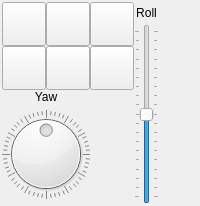
  <widget class="QDockWidget" name="navigation_window">
   <property name="windowIcon">
    <iconset resource="icons/resourcen.qrc">
     <normaloff>:/icons/gnome-web-browser.png</normaloff>:/icons/gnome-web-browser.png</iconset>
   </property>
   <property name="floating">
    <bool>false</bool>
   </property>
   <property name="windowTitle">
    <string>Camera</string>
   </property>
   <attribute name="dockWidgetArea">
    <number>4</number>
   </attribute>
   <widget class="QWidget" name="dockWidgetContents_4">
    <layout class="QGridLayout" name="gridLayout_5">
     <property name="margin">
      <number>2</number>
     </property>
     <property name="spacing">
      <number>0</number>
     </property>
     <item row="0" column="0" rowspan="2">
      <widget class="QPushButton" name="zoom_out">
       <property name="minimumSize">
        <size>
         <width>44</width>
         <height>44</height>
        </size>
       </property>
       <property name="maximumSize">
        <size>
         <width>44</width>
         <height>44</height>
        </size>
       </property>
       <property name="icon">
        <iconset resource="icons/resourcen.qrc">
         <normaloff>:/icons/gtk-zoom-out.png</normaloff>:/icons/gtk-zoom-out.png</iconset>
       </property>
       <property name="iconSize">
        <size>
         <width>32</width>
         <height>32</height>
        </size>
       </property>
      </widget>
     </item>
     <item row="0" column="1" rowspan="2">
      <widget class="QPushButton" name="move_u">
       <property name="minimumSize">
        <size>
         <width>44</width>
         <height>44</height>
        </size>
       </property>
       <property name="maximumSize">
        <size>
         <width>44</width>
         <height>44</height>
        </size>
       </property>
       <property name="icon">
        <iconset resource="icons/resourcen.qrc">
         <normaloff>:/icons/gtk-go-up.png</normaloff>:/icons/gtk-go-up.png</iconset>
       </property>
       <property name="iconSize">
        <size>
         <width>32</width>
         <height>32</height>
        </size>
       </property>
      </widget>
     </item>
     <item row="0" column="2" rowspan="2">
      <widget class="QPushButton" name="zoom_in">
       <property name="minimumSize">
        <size>
         <width>44</width>
         <height>44</height>
        </size>
       </property>
       <property name="maximumSize">
        <size>
         <width>44</width>
         <height>44</height>
        </size>
       </property>
       <property name="icon">
        <iconset resource="icons/resourcen.qrc">
         <normaloff>:/icons/gtk-zoom-in.png</normaloff>:/icons/gtk-zoom-in.png</iconset>
       </property>
       <property name="iconSize">
        <size>
         <width>32</width>
         <height>32</height>
        </size>
       </property>
      </widget>
     </item>
     <item row="0" column="3">
      <widget class="QLabel" name="label_42">
       <property name="text">
        <string>Roll</string>
       </property>
       <property name="alignment">
        <set>Qt::AlignCenter</set>
       </property>
      </widget>
     </item>
     <item row="0" column="4" rowspan="5">
      <spacer name="horizontalSpacer">
       <property name="orientation">
        <enum>Qt::Horizontal</enum>
       </property>
       <property name="sizeHint" stdset="0">
        <size>
         <width>0</width>
         <height>0</height>
        </size>
       </property>
      </spacer>
     </item>
     <item row="1" column="3" rowspan="4">
      <widget class="QSlider" name="camera_roll">
       <property name="maximum">
        <number>90</number>
       </property>
       <property name="value">
        <number>45</number>
       </property>
       <property name="tickPosition">
        <enum>QSlider::TicksBothSides</enum>
       </property>
       <property name="tickInterval">
        <number>5</number>
       </property>
      </widget>
     </item>
     <item row="2" column="0">
      <widget class="QPushButton" name="move_l">
       <property name="minimumSize">
        <size>
         <width>44</width>
         <height>44</height>
        </size>
       </property>
       <property name="maximumSize">
        <size>
         <width>44</width>
         <height>44</height>
        </size>
       </property>
       <property name="icon">
        <iconset resource="icons/resourcen.qrc">
         <normaloff>:/icons/gtk-go-back-ltr.png</normaloff>:/icons/gtk-go-back-ltr.png</iconset>
       </property>
       <property name="iconSize">
        <size>
         <width>32</width>
         <height>32</height>
        </size>
       </property>
      </widget>
     </item>
     <item row="2" column="1">
      <widget class="QPushButton" name="move_d">
       <property name="minimumSize">
        <size>
         <width>44</width>
         <height>44</height>
        </size>
       </property>
       <property name="maximumSize">
        <size>
         <width>44</width>
         <height>44</height>
        </size>
       </property>
       <property name="icon">
        <iconset resource="icons/resourcen.qrc">
         <normaloff>:/icons/gtk-go-down.png</normaloff>:/icons/gtk-go-down.png</iconset>
       </property>
       <property name="iconSize">
        <size>
         <width>32</width>
         <height>32</height>
        </size>
       </property>
      </widget>
     </item>
     <item row="2" column="2">
      <widget class="QPushButton" name="move_r">
       <property name="minimumSize">
        <size>
         <width>44</width>
         <height>44</height>
        </size>
       </property>
       <property name="maximumSize">
        <size>
         <width>44</width>
         <height>44</height>
        </size>
       </property>
       <property name="icon">
        <iconset resource="icons/resourcen.qrc">
         <normaloff>:/icons/gtk-go-back-rtl.png</normaloff>:/icons/gtk-go-back-rtl.png</iconset>
       </property>
       <property name="iconSize">
        <size>
         <width>32</width>
         <height>32</height>
        </size>
       </property>
      </widget>
     </item>
     <item row="3" column="0" colspan="2">
      <widget class="QLabel" name="label_9">
       <property name="text">
        <string>Yaw</string>
       </property>
       <property name="alignment">
        <set>Qt::AlignCenter</set>
       </property>
      </widget>
     </item>
     <item row="4" column="0" colspan="2">
      <widget class="QDial" name="camera_yaw">
       <property name="minimum">
        <number>-180</number>
       </property>
       <property name="maximum">
        <number>179</number>
       </property>
       <property name="wrapping">
        <bool>true</bool>
       </property>
       <property name="notchTarget">
        <double>5.500000000000000</double>
       </property>
       <property name="notchesVisible">
        <bool>true</bool>
       </property>
      </widget>
     </item>
     <item row="5" column="0" colspan="5">
      <spacer name="verticalSpacer_2">
       <property name="orientation">
        <enum>Qt::Vertical</enum>
       </property>
       <property name="sizeHint" stdset="0">
        <size>
         <width>0</width>
         <height>0</height>
        </size>
       </property>
      </spacer>
     </item>
    </layout>
   </widget>
  </widget>
